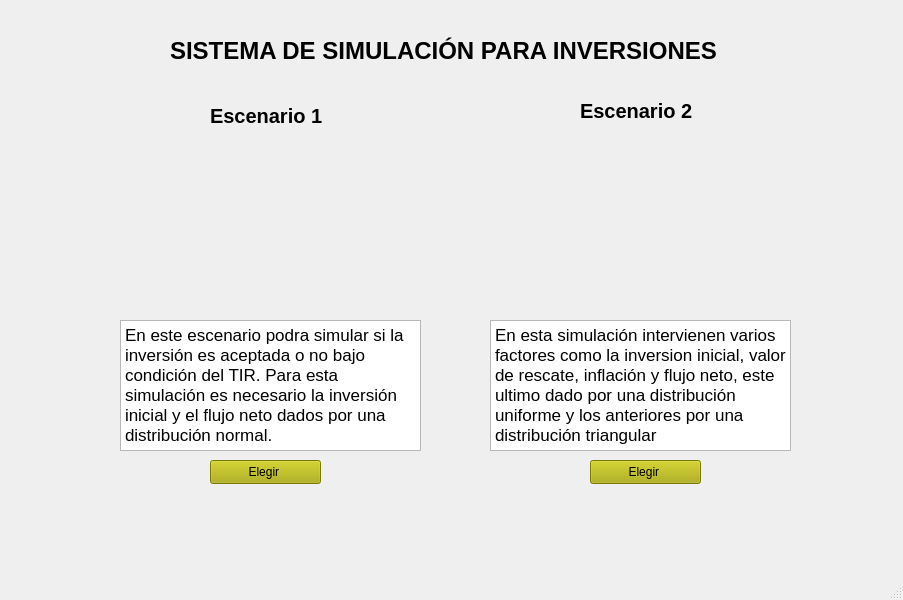
<?xml version="1.0" encoding="UTF-8"?>
<ui version="4.0">
 <class>MainWindow</class>
 <widget class="QMainWindow" name="MainWindow">
  <property name="geometry">
   <rect>
    <x>0</x>
    <y>0</y>
    <width>903</width>
    <height>600</height>
   </rect>
  </property>
  <property name="windowTitle">
   <string>MainWindow</string>
  </property>
  <property name="autoFillBackground">
   <bool>false</bool>
  </property>
  <property name="styleSheet">
   <string notr="true"/>
  </property>
  <widget class="QWidget" name="centralwidget">
   <widget class="QLabel" name="label">
    <property name="geometry">
     <rect>
      <x>510</x>
      <y>140</y>
      <width>251</width>
      <height>171</height>
     </rect>
    </property>
    <property name="text">
     <string>&lt;html&gt;&lt;head/&gt;&lt;body&gt;&lt;p&gt;&lt;img src=&quot;:/cct/escenario2.png&quot;/&gt;&lt;/p&gt;&lt;/body&gt;&lt;/html&gt;</string>
    </property>
   </widget>
   <widget class="QPushButton" name="boton_elegir2">
    <property name="geometry">
     <rect>
      <x>590</x>
      <y>460</y>
      <width>111</width>
      <height>24</height>
     </rect>
    </property>
    <property name="styleSheet">
     <string notr="true">background-color: rgb(170, 170, 0);</string>
    </property>
    <property name="text">
     <string>Elegir </string>
    </property>
   </widget>
   <widget class="QLabel" name="label_2">
    <property name="geometry">
     <rect>
      <x>140</x>
      <y>140</y>
      <width>261</width>
      <height>171</height>
     </rect>
    </property>
    <property name="text">
     <string>&lt;html&gt;&lt;head/&gt;&lt;body&gt;&lt;p&gt;&lt;img src=&quot;:/cct1/escenario1.png&quot;/&gt;&lt;/p&gt;&lt;/body&gt;&lt;/html&gt;</string>
    </property>
   </widget>
   <widget class="QPushButton" name="boton_elegir1">
    <property name="geometry">
     <rect>
      <x>210</x>
      <y>460</y>
      <width>111</width>
      <height>24</height>
     </rect>
    </property>
    <property name="palette">
     <palette>
      <active>
       <colorrole role="WindowText">
        <brush brushstyle="SolidPattern">
         <color alpha="255">
          <red>0</red>
          <green>0</green>
          <blue>0</blue>
         </color>
        </brush>
       </colorrole>
       <colorrole role="Button">
        <brush brushstyle="SolidPattern">
         <color alpha="255">
          <red>170</red>
          <green>170</green>
          <blue>0</blue>
         </color>
        </brush>
       </colorrole>
       <colorrole role="Light">
        <brush brushstyle="SolidPattern">
         <color alpha="255">
          <red>255</red>
          <green>255</green>
          <blue>255</blue>
         </color>
        </brush>
       </colorrole>
       <colorrole role="Midlight">
        <brush brushstyle="SolidPattern">
         <color alpha="255">
          <red>239</red>
          <green>243</green>
          <blue>233</blue>
         </color>
        </brush>
       </colorrole>
       <colorrole role="Dark">
        <brush brushstyle="SolidPattern">
         <color alpha="255">
          <red>112</red>
          <green>115</green>
          <blue>106</blue>
         </color>
        </brush>
       </colorrole>
       <colorrole role="Mid">
        <brush brushstyle="SolidPattern">
         <color alpha="255">
          <red>149</red>
          <green>154</green>
          <blue>141</blue>
         </color>
        </brush>
       </colorrole>
       <colorrole role="Text">
        <brush brushstyle="SolidPattern">
         <color alpha="255">
          <red>0</red>
          <green>0</green>
          <blue>0</blue>
         </color>
        </brush>
       </colorrole>
       <colorrole role="BrightText">
        <brush brushstyle="SolidPattern">
         <color alpha="255">
          <red>255</red>
          <green>255</green>
          <blue>255</blue>
         </color>
        </brush>
       </colorrole>
       <colorrole role="ButtonText">
        <brush brushstyle="SolidPattern">
         <color alpha="255">
          <red>0</red>
          <green>0</green>
          <blue>0</blue>
         </color>
        </brush>
       </colorrole>
       <colorrole role="Base">
        <brush brushstyle="SolidPattern">
         <color alpha="255">
          <red>170</red>
          <green>170</green>
          <blue>0</blue>
         </color>
        </brush>
       </colorrole>
       <colorrole role="Window">
        <brush brushstyle="SolidPattern">
         <color alpha="255">
          <red>170</red>
          <green>170</green>
          <blue>0</blue>
         </color>
        </brush>
       </colorrole>
       <colorrole role="Shadow">
        <brush brushstyle="SolidPattern">
         <color alpha="255">
          <red>0</red>
          <green>0</green>
          <blue>0</blue>
         </color>
        </brush>
       </colorrole>
       <colorrole role="AlternateBase">
        <brush brushstyle="SolidPattern">
         <color alpha="255">
          <red>239</red>
          <green>243</green>
          <blue>233</blue>
         </color>
        </brush>
       </colorrole>
       <colorrole role="ToolTipBase">
        <brush brushstyle="SolidPattern">
         <color alpha="255">
          <red>255</red>
          <green>255</green>
          <blue>220</blue>
         </color>
        </brush>
       </colorrole>
       <colorrole role="ToolTipText">
        <brush brushstyle="SolidPattern">
         <color alpha="255">
          <red>0</red>
          <green>0</green>
          <blue>0</blue>
         </color>
        </brush>
       </colorrole>
       <colorrole role="PlaceholderText">
        <brush brushstyle="NoBrush">
         <color alpha="128">
          <red>0</red>
          <green>0</green>
          <blue>0</blue>
         </color>
        </brush>
       </colorrole>
      </active>
      <inactive>
       <colorrole role="WindowText">
        <brush brushstyle="SolidPattern">
         <color alpha="255">
          <red>0</red>
          <green>0</green>
          <blue>0</blue>
         </color>
        </brush>
       </colorrole>
       <colorrole role="Button">
        <brush brushstyle="SolidPattern">
         <color alpha="255">
          <red>170</red>
          <green>170</green>
          <blue>0</blue>
         </color>
        </brush>
       </colorrole>
       <colorrole role="Light">
        <brush brushstyle="SolidPattern">
         <color alpha="255">
          <red>255</red>
          <green>255</green>
          <blue>255</blue>
         </color>
        </brush>
       </colorrole>
       <colorrole role="Midlight">
        <brush brushstyle="SolidPattern">
         <color alpha="255">
          <red>239</red>
          <green>243</green>
          <blue>233</blue>
         </color>
        </brush>
       </colorrole>
       <colorrole role="Dark">
        <brush brushstyle="SolidPattern">
         <color alpha="255">
          <red>112</red>
          <green>115</green>
          <blue>106</blue>
         </color>
        </brush>
       </colorrole>
       <colorrole role="Mid">
        <brush brushstyle="SolidPattern">
         <color alpha="255">
          <red>149</red>
          <green>154</green>
          <blue>141</blue>
         </color>
        </brush>
       </colorrole>
       <colorrole role="Text">
        <brush brushstyle="SolidPattern">
         <color alpha="255">
          <red>0</red>
          <green>0</green>
          <blue>0</blue>
         </color>
        </brush>
       </colorrole>
       <colorrole role="BrightText">
        <brush brushstyle="SolidPattern">
         <color alpha="255">
          <red>255</red>
          <green>255</green>
          <blue>255</blue>
         </color>
        </brush>
       </colorrole>
       <colorrole role="ButtonText">
        <brush brushstyle="SolidPattern">
         <color alpha="255">
          <red>0</red>
          <green>0</green>
          <blue>0</blue>
         </color>
        </brush>
       </colorrole>
       <colorrole role="Base">
        <brush brushstyle="SolidPattern">
         <color alpha="255">
          <red>170</red>
          <green>170</green>
          <blue>0</blue>
         </color>
        </brush>
       </colorrole>
       <colorrole role="Window">
        <brush brushstyle="SolidPattern">
         <color alpha="255">
          <red>170</red>
          <green>170</green>
          <blue>0</blue>
         </color>
        </brush>
       </colorrole>
       <colorrole role="Shadow">
        <brush brushstyle="SolidPattern">
         <color alpha="255">
          <red>0</red>
          <green>0</green>
          <blue>0</blue>
         </color>
        </brush>
       </colorrole>
       <colorrole role="AlternateBase">
        <brush brushstyle="SolidPattern">
         <color alpha="255">
          <red>239</red>
          <green>243</green>
          <blue>233</blue>
         </color>
        </brush>
       </colorrole>
       <colorrole role="ToolTipBase">
        <brush brushstyle="SolidPattern">
         <color alpha="255">
          <red>255</red>
          <green>255</green>
          <blue>220</blue>
         </color>
        </brush>
       </colorrole>
       <colorrole role="ToolTipText">
        <brush brushstyle="SolidPattern">
         <color alpha="255">
          <red>0</red>
          <green>0</green>
          <blue>0</blue>
         </color>
        </brush>
       </colorrole>
       <colorrole role="PlaceholderText">
        <brush brushstyle="NoBrush">
         <color alpha="128">
          <red>0</red>
          <green>0</green>
          <blue>0</blue>
         </color>
        </brush>
       </colorrole>
      </inactive>
      <disabled>
       <colorrole role="WindowText">
        <brush brushstyle="SolidPattern">
         <color alpha="255">
          <red>112</red>
          <green>115</green>
          <blue>106</blue>
         </color>
        </brush>
       </colorrole>
       <colorrole role="Button">
        <brush brushstyle="SolidPattern">
         <color alpha="255">
          <red>170</red>
          <green>170</green>
          <blue>0</blue>
         </color>
        </brush>
       </colorrole>
       <colorrole role="Light">
        <brush brushstyle="SolidPattern">
         <color alpha="255">
          <red>255</red>
          <green>255</green>
          <blue>255</blue>
         </color>
        </brush>
       </colorrole>
       <colorrole role="Midlight">
        <brush brushstyle="SolidPattern">
         <color alpha="255">
          <red>239</red>
          <green>243</green>
          <blue>233</blue>
         </color>
        </brush>
       </colorrole>
       <colorrole role="Dark">
        <brush brushstyle="SolidPattern">
         <color alpha="255">
          <red>112</red>
          <green>115</green>
          <blue>106</blue>
         </color>
        </brush>
       </colorrole>
       <colorrole role="Mid">
        <brush brushstyle="SolidPattern">
         <color alpha="255">
          <red>149</red>
          <green>154</green>
          <blue>141</blue>
         </color>
        </brush>
       </colorrole>
       <colorrole role="Text">
        <brush brushstyle="SolidPattern">
         <color alpha="255">
          <red>112</red>
          <green>115</green>
          <blue>106</blue>
         </color>
        </brush>
       </colorrole>
       <colorrole role="BrightText">
        <brush brushstyle="SolidPattern">
         <color alpha="255">
          <red>255</red>
          <green>255</green>
          <blue>255</blue>
         </color>
        </brush>
       </colorrole>
       <colorrole role="ButtonText">
        <brush brushstyle="SolidPattern">
         <color alpha="255">
          <red>112</red>
          <green>115</green>
          <blue>106</blue>
         </color>
        </brush>
       </colorrole>
       <colorrole role="Base">
        <brush brushstyle="SolidPattern">
         <color alpha="255">
          <red>170</red>
          <green>170</green>
          <blue>0</blue>
         </color>
        </brush>
       </colorrole>
       <colorrole role="Window">
        <brush brushstyle="SolidPattern">
         <color alpha="255">
          <red>170</red>
          <green>170</green>
          <blue>0</blue>
         </color>
        </brush>
       </colorrole>
       <colorrole role="Shadow">
        <brush brushstyle="SolidPattern">
         <color alpha="255">
          <red>0</red>
          <green>0</green>
          <blue>0</blue>
         </color>
        </brush>
       </colorrole>
       <colorrole role="AlternateBase">
        <brush brushstyle="SolidPattern">
         <color alpha="255">
          <red>224</red>
          <green>231</green>
          <blue>212</blue>
         </color>
        </brush>
       </colorrole>
       <colorrole role="ToolTipBase">
        <brush brushstyle="SolidPattern">
         <color alpha="255">
          <red>255</red>
          <green>255</green>
          <blue>220</blue>
         </color>
        </brush>
       </colorrole>
       <colorrole role="ToolTipText">
        <brush brushstyle="SolidPattern">
         <color alpha="255">
          <red>0</red>
          <green>0</green>
          <blue>0</blue>
         </color>
        </brush>
       </colorrole>
       <colorrole role="PlaceholderText">
        <brush brushstyle="NoBrush">
         <color alpha="128">
          <red>0</red>
          <green>0</green>
          <blue>0</blue>
         </color>
        </brush>
       </colorrole>
      </disabled>
     </palette>
    </property>
    <property name="styleSheet">
     <string notr="true">background-color: rgb(170, 170, 0);</string>
    </property>
    <property name="text">
     <string>Elegir </string>
    </property>
   </widget>
   <widget class="QLabel" name="label_3">
    <property name="geometry">
     <rect>
      <x>210</x>
      <y>100</y>
      <width>131</width>
      <height>31</height>
     </rect>
    </property>
    <property name="font">
     <font>
      <pointsize>15</pointsize>
      <weight>75</weight>
      <bold>true</bold>
     </font>
    </property>
    <property name="text">
     <string>Escenario 1</string>
    </property>
   </widget>
   <widget class="QLabel" name="label_4">
    <property name="geometry">
     <rect>
      <x>580</x>
      <y>100</y>
      <width>141</width>
      <height>21</height>
     </rect>
    </property>
    <property name="font">
     <font>
      <pointsize>15</pointsize>
      <weight>75</weight>
      <bold>true</bold>
     </font>
    </property>
    <property name="text">
     <string>Escenario 2</string>
    </property>
   </widget>
   <widget class="QLabel" name="label_5">
    <property name="geometry">
     <rect>
      <x>170</x>
      <y>10</y>
      <width>601</width>
      <height>81</height>
     </rect>
    </property>
    <property name="font">
     <font>
      <pointsize>18</pointsize>
      <weight>75</weight>
      <bold>true</bold>
      <kerning>true</kerning>
     </font>
    </property>
    <property name="text">
     <string>SISTEMA DE SIMULACIÓN PARA INVERSIONES</string>
    </property>
   </widget>
   <widget class="QTextBrowser" name="textBrowser">
    <property name="geometry">
     <rect>
      <x>120</x>
      <y>320</y>
      <width>301</width>
      <height>131</height>
     </rect>
    </property>
    <property name="layoutDirection">
     <enum>Qt::LeftToRight</enum>
    </property>
    <property name="autoFillBackground">
     <bool>false</bool>
    </property>
    <property name="html">
     <string>&lt;!DOCTYPE HTML PUBLIC &quot;-//W3C//DTD HTML 4.0//EN&quot; &quot;http://www.w3.org/TR/REC-html40/strict.dtd&quot;&gt;
&lt;html&gt;&lt;head&gt;&lt;meta name=&quot;qrichtext&quot; content=&quot;1&quot; /&gt;&lt;style type=&quot;text/css&quot;&gt;
p, li { white-space: pre-wrap; }
&lt;/style&gt;&lt;/head&gt;&lt;body style=&quot; font-family:'MS Shell Dlg 2'; font-size:8.25pt; font-weight:400; font-style:normal;&quot;&gt;
&lt;p style=&quot; margin-top:0px; margin-bottom:0px; margin-left:0px; margin-right:0px; -qt-block-indent:0; text-indent:0px;&quot;&gt;&lt;span style=&quot; font-family:'.AppleSystemUIFont'; font-size:13pt;&quot;&gt;En este escenario podra simular si la inversión es aceptada o no bajo condición del TIR. Para esta simulación es necesario la inversión inicial y el flujo neto dados por una distribución normal.&lt;/span&gt;&lt;/p&gt;&lt;/body&gt;&lt;/html&gt;</string>
    </property>
   </widget>
   <widget class="QTextBrowser" name="textBrowser_2">
    <property name="geometry">
     <rect>
      <x>490</x>
      <y>320</y>
      <width>301</width>
      <height>131</height>
     </rect>
    </property>
    <property name="layoutDirection">
     <enum>Qt::LeftToRight</enum>
    </property>
    <property name="autoFillBackground">
     <bool>false</bool>
    </property>
    <property name="html">
     <string>&lt;!DOCTYPE HTML PUBLIC &quot;-//W3C//DTD HTML 4.0//EN&quot; &quot;http://www.w3.org/TR/REC-html40/strict.dtd&quot;&gt;
&lt;html&gt;&lt;head&gt;&lt;meta name=&quot;qrichtext&quot; content=&quot;1&quot; /&gt;&lt;style type=&quot;text/css&quot;&gt;
p, li { white-space: pre-wrap; }
&lt;/style&gt;&lt;/head&gt;&lt;body style=&quot; font-family:'MS Shell Dlg 2'; font-size:8.25pt; font-weight:400; font-style:normal;&quot;&gt;
&lt;p style=&quot; margin-top:0px; margin-bottom:0px; margin-left:0px; margin-right:0px; -qt-block-indent:0; text-indent:0px;&quot;&gt;&lt;span style=&quot; font-family:'.AppleSystemUIFont'; font-size:13pt;&quot;&gt;En esta simulación intervienen varios factores como la inversion inicial, valor de rescate, inflación y flujo neto, este ultimo dado por una distribución uniforme y los anteriores por una distribución triangular&lt;/span&gt;&lt;/p&gt;&lt;/body&gt;&lt;/html&gt;</string>
    </property>
   </widget>
  </widget>
  <widget class="QStatusBar" name="statusbar"/>
 </widget>
 <resources>
  <include location="imagen2.qrc"/>
  <include location="imagen1.qrc"/>
 </resources>
 <connections/>
</ui>
